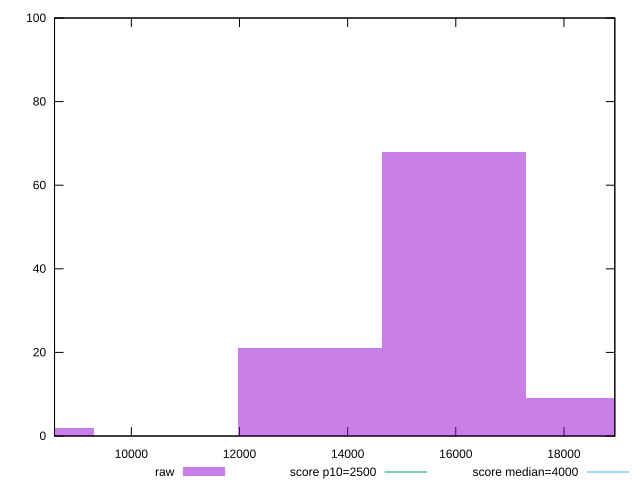

This figure's gnuplot source:
reset

$raw <<EOF
7982.718172274479 2
15965.436344548958 68
13304.530287124133 21
18626.342401973787 9
EOF

set key outside below
set boxwidth 2660.9060574248265
set xrange [8579.320000000002:18941.2845]
set yrange [0:100]
set trange [0:100]
set style fill transparent solid 0.5 noborder

set parametric
set terminal svg size 640, 490 enhanced background rgb 'white'
set output "report_00015_2021-02-09T16-11-33.973Z/largest-contentful-paint/samples/pages/raw/histogram.svg"

plot $raw title "raw" with boxes, \
     2500,t title "score p10=2500", \
     4000,t title "score median=4000"

reset
